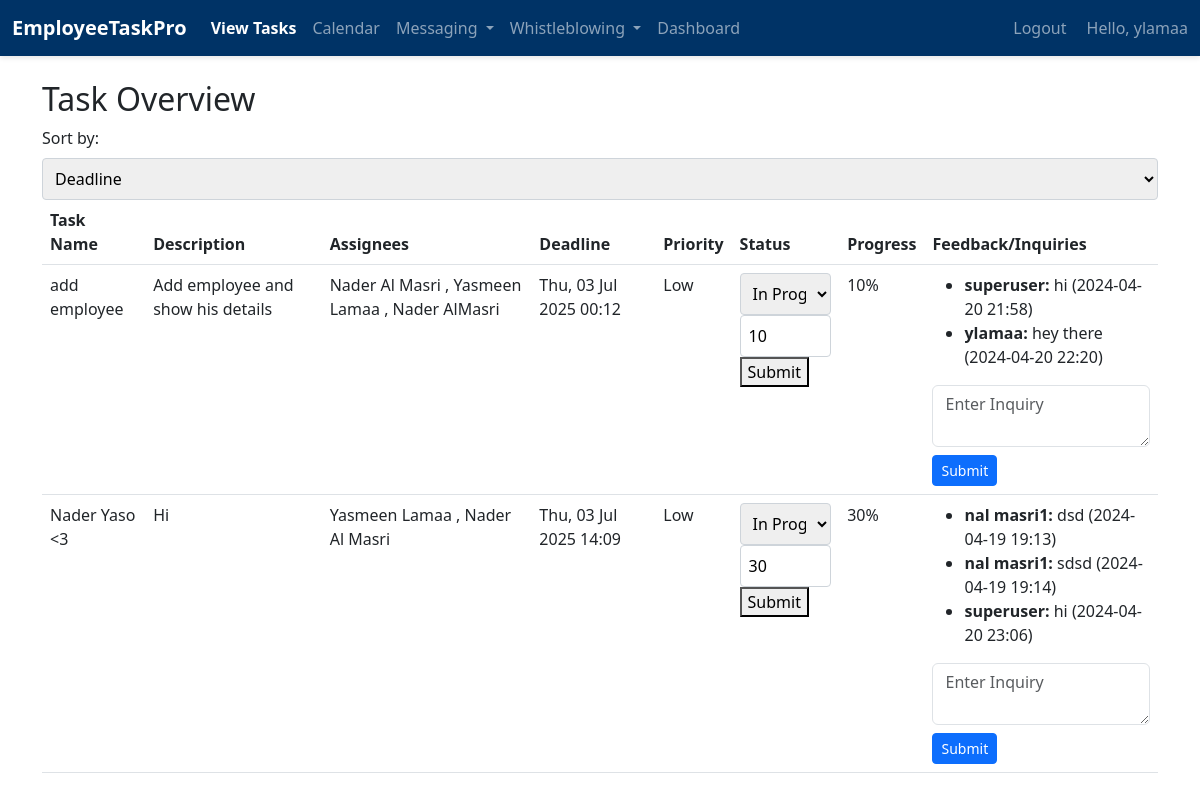
Screenshot of /emp/my-tasks/ (signed in) with the database file from the repository.
### emp/models.py (models this page shows, shortened)
class TaskAssignee(models.Model):
    task = models.ForeignKey('Task', on_delete=models.CASCADE)
    emp = models.ForeignKey('Emp', on_delete=models.CASCADE)
    weight = models.IntegerField(help_text='Percentage of task responsibility')
    status = models.CharField(
        max_length=50,
        choices=[('Not Started', 'Not Started'), ('In Progress', 'In Progress'), ('Completed', 'Completed')],
        default='Not Started'
    )
    progress = models.IntegerField(default=0, help_text='Specific progress for tasks that are "In Progress"', validators=[MinValueValidator(0), MaxValueValidator(100)])
    class Meta:
        unique_together = ('task', 'emp')

class Task(models.Model):
    title = models.CharField(max_length=200)
    description = models.TextField(blank=True, null=True)
    deadline = models.DateTimeField(null=True, blank=True)
    feedback = models.TextField(blank=True, null=True)
    urgency = models.CharField(
        max_length=50,
        choices=[('Low', 'Low'), ('Medium', 'Medium'), ('High', 'High')],
        default='Low'
    )
    status = models.CharField(
        max_length=50,
        choices=[('Not Started', 'Not Started'), ('In Progress', 'In Progress'), ('Completed', 'Completed')],
        default='Not Started'
    )
    progress_percentage = models.IntegerField(default=0, validators=[MinValueValidator(0), MaxValueValidator(100)],
                                              help_text='Progress percentage for tasks that are "In Progress"')
    date_created = models.DateTimeField(default=timezone.now)
    date_updated = models.DateTimeField(auto_now=True)

class Emp(models.Model):
    firstname=models.CharField(max_length=200)
    fathername=models.CharField(max_length=200)
    lastname=models.CharField(max_length=200)
    gender = models.TextField(blank=True,null= True)
    dob = models.DateField(blank=True,null= True)
    emp_id=models.CharField(max_length=200)
    phone = models.CharField(max_length=20, null=True)
    email = models.EmailField(null=True)
    date_hired = models.DateField(default=timezone.now)
    salary = models.FloatField(default=0)
    date_added = models.DateTimeField(default=timezone.now)
    date_updated = models.DateTimeField(auto_now=True)
    address = models.CharField(max_length=100, null=True)
    status=models.BooleanField(default=True)
    department=models.CharField(max_length=200, null=True)
    user = models.OneToOneField(User, on_delete=models.CASCADE, null=True)

class Feedback(models.Model):
    task = models.ForeignKey(Task, related_name='feedbacks', on_delete=models.CASCADE)
    content = models.TextField()
    created_by = models.ForeignKey(User, on_delete=models.CASCADE)
    created_at = models.DateTimeField(auto_now_add=True)

### emp/views.py (the view, shortened to what this page needs)
# urls.py: path("my-tasks/", my_tasks, name='my_tasks'),
@login_required
def my_tasks(request):
    user_emp = request.user.emp if hasattr(request.user, 'emp') else None
    sort = request.GET.get('sort', 'deadline')  # Default sorting by deadline
    task_assignees = TaskAssignee.objects.filter(emp=user_emp).exclude(status='Completed').select_related('task')
    if sort == 'urgency':
        task_assignees = task_assignees.order_by(Case(
            When(task__urgency='High', then=1),
            When(task__urgency='Medium', then=2),
            When(task__urgency='Low', then=3),
            default=4
        ))
    else:  # Default sort by deadline
        task_assignees = task_assignees.order_by('task__deadline')
    tasks_with_progress = [{
        'task_assignee': task_assignee,
        'progress': task_assignee.progress,
        'status': task_assignee.status
    } for task_assignee in task_assignees]
    context = {
        'tasks_with_progress': tasks_with_progress,
        'user_emp': user_emp,
        'current_sort': sort,
    }
    return render(request, 'emp/my_tasks.html', context)

### emp/context_processors.py (called while the page is built)
def user_roles(request):
    is_hr_or_manager = request.user.groups.filter(name__in=['HR', 'Manager']).exists()
    is_employee = request.user.groups.filter(name='Employee').exists()
    return {
        'is_hr_or_manager': is_hr_or_manager,
        'is_employee': is_employee,
    }

### templates/emp/my_tasks.html (shortened to what this page needs)
{% load static %}
<!doctype html>
<html lang="en">
<head>
    <link href="https://cdn.jsdelivr.net/npm/bootstrap@5.2.2/dist/css/bootstrap.min.css" rel="stylesheet">
    <link href="https://cdn.jsdelivr.net/npm/select2@4.1.0-beta.1/dist/css/select2.min.css" rel="stylesheet">
    <link rel="stylesheet" href="{% static 'css/assigntask.css' %}">
</head>
<body>
    {% include 'emp/navbar.html' %}
    <div class="container my-4">
        <h2>Task Overview</h2>
        <form method="get" action="">
            <label for="sort">Sort by:</label>
            <select name="sort" onchange="this.form.submit()">
                <option value="deadline" {% if current_sort == 'deadline' %}selected{% endif %}>Deadline</option>
            </select>
        </form>
        <table class="table">
            <thead>
                <tr>
                    <th>Task Name</th>
                    <th>Description</th>
                    <th>Assignees</th>
                    <th>Deadline</th>
                    <th>Priority</th>
                    <th>Status</th>
                    <th>Progress</th>
                    <th>Feedback/Inquiries</th>
                </tr>
            </thead>
            <tbody>
                {% for tp in tasks_with_progress %}
                <tr>
                    <td>{{ tp.task_assignee.task.title }}</td>
                    <td>{{ tp.task_assignee.task.description }}</td>
                    <td>
                        {% for assignment in tp.task_assignee.task.taskassignee_set.all %}
                            {{ assignment.emp.user.get_full_name }}
                            {% if not forloop.last %}, {% endif %}
                        {% endfor %}
                    </td>
                    <td>{{ tp.task_assignee.task.deadline|date:"D, d M Y H:i" }}</td>
                    <td>{{ tp.task_assignee.task.urgency }}</td>
                    <td>
                        <form method="post" action="{% url 'emp:my_tasks' %}">
                            <select name="status" class="status-dropdown" onchange="checkStatus(this)">
                                <option value="In Progress" {% if tp.task_assignee.status == "In Progress" %}selected{% endif %}>In Progress</option>
                            </select>
                            <input type="number" name="progress" class="progress-input" style="display: none;" min="{{ tp.task_assignee.progress }}" max="100" placeholder="Enter progress %" value="{{ tp.task_assignee.progress }}">
                            <button type="submit" class="submit-btn" style="display: none;">Submit</button>
                        </form>
                    </td>
                    <td>{{ tp.progress }}%</td>
                    <td>
                        <ul>
                            {% for feedback in tp.task_assignee.task.feedbacks.all %}
                            <li><strong>{{ feedback.created_by.username }}:</strong> {{ feedback.content }} ({{ feedback.created_at|date:"Y-m-d H:i" }})</li>
                            {% empty %}
                            <li>No feedback yet.</li>
                            {% endfor %}
                        </ul>
                        {% if tp.task_assignee.task.id %}
                        <form action="{% url 'emp:add_task_feedback' tp.task_assignee.task.id %}" method="post">
                            <textarea name="feedback" class="form-control mb-2" placeholder="Enter Inquiry"></textarea>
                            <button type="submit" class="btn btn-primary btn-sm">Submit</button>
                        </form>
                        {% else %}
                        <div>Error: Task ID is missing or invalid, cannot submit feedback.</div>
                        {% endif %}
                </tr>
                {% empty %}
                <tr>
                    <td colspan="6" class="text-center">No tasks assigned.</td>
                </tr>
                {% endfor %}
            </tbody>
        </table>
    </div>
</body>
</html>

### templates/emp/navbar.html (shortened to what this page needs)
{% load static %}
<!DOCTYPE html>
<html lang="en">
<head>
    <link rel="stylesheet" href="{% static 'css/navbar.css' %}">
    <link href="https://cdn.jsdelivr.net/npm/bootstrap@5.3.0/dist/css/bootstrap.min.css" rel="stylesheet">
    <link rel="stylesheet" href="https://cdnjs.cloudflare.com/ajax/libs/font-awesome/5.15.4/css/all.min.css" />
</head>
<body>
    {% if request.user.is_authenticated %}
    <nav class="navbar navbar-expand-lg navbar-dark" style="background-color:  #003366">
        <div class="container-fluid">
            <a class="navbar-brand" href="/emp/">EmployeeTaskPro</a>
            <div class="collapse navbar-collapse" id="navbarSupportedContent">
                <ul class="navbar-nav me-auto mb-2 mb-lg-0">
                    {% if is_employee %}
                    <li class="nav-item">
                        <a class="nav-link" href="/emp/my-tasks/">View Tasks</a>
                    </li>
                    <li class="nav-item">
                        <a class="nav-link" href="/emp/calendar/">Calendar</a>
                    </li>
                    {% endif %}
                    <li class="nav-item dropdown">
                        <a class="nav-link dropdown-toggle" href="#" id="navbarDropdownMessaging" role="button" data-bs-toggle="dropdown" aria-expanded="false">
                            Messaging
                        </a>
                    </li>
                    {% if request.user.is_authenticated %}
                    <li class="nav-item dropdown">
                        <a class="nav-link dropdown-toggle" href="#" id="navbarDropdownWhistleblowing" role="button" data-bs-toggle="dropdown" aria-expanded="false">
                            Whistleblowing
                        </a>
                    </li>
                    {% endif %}
                    <li class="nav-item">
                        <a class="nav-link" href="/emp/emp-dashboard/">Dashboard</a>
                    </li>
                </ul>
                <ul class="navbar-nav ms-auto mb-2 mb-lg-0">
                    {% if request.user.is_authenticated %}
                    <li class="nav-item">
                        <form action="{% url 'logout' %}" method="post">
                            <button type="submit" class="btn btn-link nav-link" style="padding: 0; border: none; background: none; margin-right: 20px;">Logout</button>
                        </form>
                    </li>
                    {% else %}
                    <li class="nav-item">
                    </li>
                    {% endif %}
                    <li class="nav-item">
                        <span class="navbar-text mr-3">
                        Hello, {{ request.user.username }}
                        </span>
                    </li>
                </ul>
            </div>
        </div>
    </nav>
{% endif %}
</body>
</html>

### static/css/assigntask.css (style rules this page uses)
body { font-family: 'Helvetica Neue', Arial, sans-serif; background-color: #f8f9fa; margin: 0; padding-top: 20px; }
form { background: transparent; }
label { font-weight: 500; margin-bottom: 0.5rem; }
input, select, textarea { width: 100%; padding: 0.5rem; margin-top: 0.25rem; margin-bottom: 1rem; border: 1px solid #ced4da; border-radius: 0.25rem; box-sizing: border-box; transition: border-color 0.15s ease-in-out, box-shadow 0.15s ease-in-out; }
.btn { padding: 0.375rem 0.75rem; transition: color 0.15s ease-in-out, background-color 0.15s ease-in-out, border-color 0.15s ease-in-out; }
.btn-primary { color: #fff; background-color: #007bff; border-color: #007bff; }

### static/css/navbar.css (style rules this page uses)
body { font-family: 'Arial', sans-serif; margin: 0; padding: 0; background: #f4f4f4; }
.navbar { box-shadow: 0 2px 5px rgba(0,0,0,0.1); font-size: 16px; }
.navbar-brand { font-weight: bold; }
.nav-link { transition: color 0.3s; }
.btn-link { transition: color 0.3s; }
.nav-item.active .nav-link, .nav-link.active { color: #ffffff; font-weight: bold; }

### rows the page displays
TaskAssignee: task_assignee.task "add employee", task_assignee.task.description "Add employee and show his details", emp.user.get_full_name "Yasmeen Lamaa", task_assignee.task.deadline "Thu, 03 Jul 2025 00:12", task_assignee.task.urgency "Low", status "In Progress", progress "10"
TaskAssignee: emp.user.get_full_name "Nader Al Masri"
TaskAssignee: emp.user.get_full_name "Nader AlMasri"
Feedback: created_by.username "superuser", content "hi", created_at "2024-04-20 21:58"
Feedback: created_by.username "ylamaa", content "hey there", created_at "2024-04-20 22:20"
TaskAssignee: task_assignee.task "Nader Yaso <3", task_assignee.task.description "Hi", emp.user.get_full_name "Yasmeen Lamaa", task_assignee.task.deadline "Thu, 03 Jul 2025 14:09", task_assignee.task.urgency "Low", status "In Progress", progress "30"
TaskAssignee: emp.user.get_full_name "Nader Al Masri"
Feedback: created_by.username "nal masri1", content "dsd", created_at "2024-04-19 19:13"
Feedback: created_by.username "nal masri1", content "sdsd", created_at "2024-04-19 19:14"
Feedback: created_by.username "superuser", content "hi", created_at "2024-04-20 23:06"

### other values shown
{{ request.user.username }} "ylamaa"
